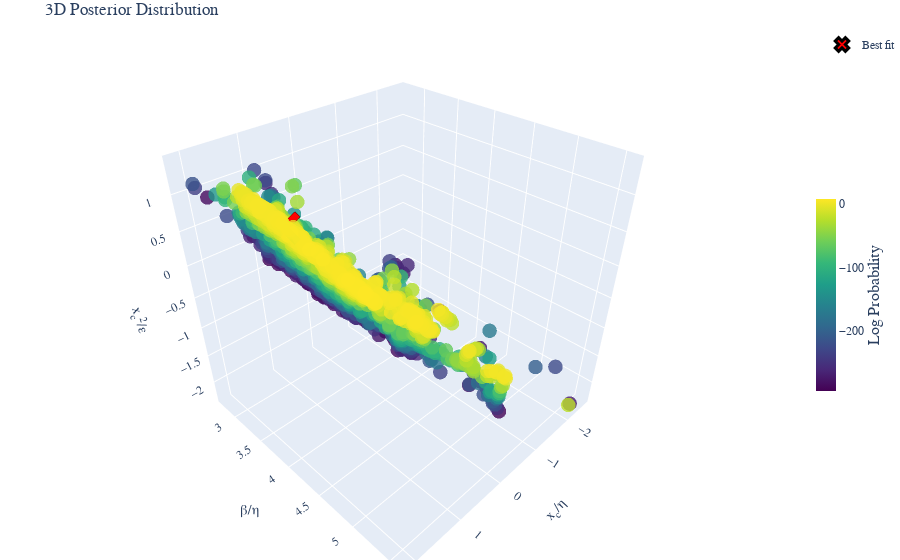

Notebook code for this chart:
### Code cell
fig =post.plot_posterior3D_interactive([0,1,2],labels=labels_trans, truths=np.log(truths_trans),truth_label="Best fit" )
# Save the figure using matplotlib's savefig instead of plotly's write_image
fig.show()
if SAVE_PRODUCTS:
    # Save the figure as HTML
    html_file_name = config_name+test_str+'_3D_plot'
    if subfolder is not None:
        html_file_name = os.path.join(subfolder, html_file_name)
    html_path = os.path.join(Products_folder, 'html_3d_plots', f'{html_file_name}.html')
    # Create directory if it doesn't exist
    os.makedirs(os.path.dirname(html_path), exist_ok=True)
    fig.write_html(html_path)

### Figure 1 — Plotly figure (JSON) as saved in the notebook; plotly's stock layout.template omitted (floating-point values rounded to 4 significant figures; data arrays with more than 128 entries replaced by an {"elided": "..."} marker saying what was removed)
{"data": [{"marker": {"color": {"elided": "1981 float values"}, "colorbar": {"len": 0.4, "thickness": 20, "title": {"font": {"size": 16}, "side": "right", "text": "Log Probability"}, "x": 1.0, "y": 0.5}, "colorscale": [[0.0, "#440154"], [0.1111, "#482878"], [0.2222, "#3e4989"], [0.3333, "#31688e"], [0.4444, "#26828e"], [0.5556, "#1f9e89"], [0.6667, "#35b779"], [0.7778, "#6ece58"], [0.8889, "#b5de2b"], [1.0, "#fde725"]], "opacity": 0.8, "size": 5}, "mode": "markers", "name": "Posterior", "scene": "scene", "showlegend": false, "type": "scatter3d", "x": {"elided": "1981 float values"}, "y": {"elided": "1981 float values"}, "z": {"elided": "1981 float values"}}, {"marker": {"color": "red", "line": {"color": "black", "width": 3}, "size": 12, "symbol": "x"}, "mode": "markers", "name": "Best fit", "scene": "scene", "showlegend": true, "type": "scatter3d", "x": [0.6861], "y": [2.956], "z": [0.2127]}], "layout": {"font": {"family": "Computer Modern"}, "margin": {"b": 0, "l": 0, "r": 0, "t": 30}, "scene": {"aspectmode": "cube", "xaxis": {"exponentformat": "e", "showexponent": "all", "title": {"font": {"size": 14}, "text": "x<sub>c</sub>/η"}}, "yaxis": {"exponentformat": "e", "showexponent": "all", "title": {"font": {"size": 14}, "text": "β/η"}}, "zaxis": {"exponentformat": "e", "showexponent": "all", "title": {"font": {"size": 14}, "text": "x<sub>c</sub><sup>2</sup>/ε"}}}, "title": {"text": "3D Posterior Distribution"}}}
